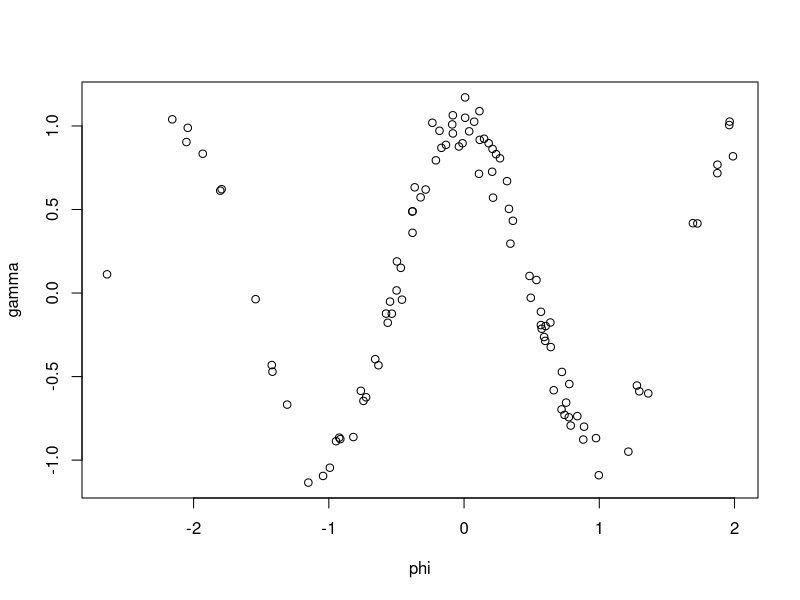
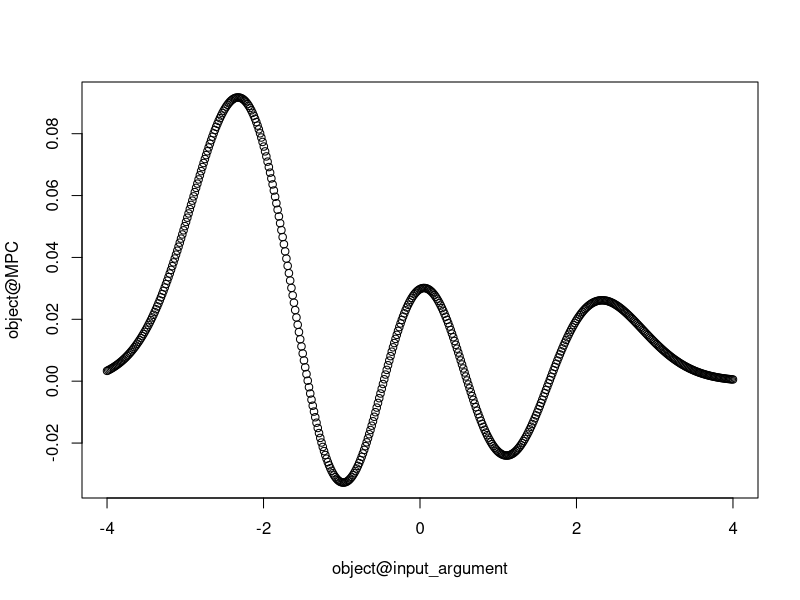

Reproduce these figures in R, in order. (Note: this script raises an error after producing the figures.)
## ---- chunk 1
validity.estimator <- function(object) {
  # Check if h is numeric and all values are greater than zero
  if (!is.numeric(object@h) || length(object@h) == 0 || any(object@h <= 0)) {
    return("h must be numeric and greater than zero") 
  }
  
  # Check if x and y have the same length
  if (length(object@x) != length(object@y)) {
    return("x and y must have the same length")
  }
 
  # Check if x and y have length greater than 1
  if (length(object@x) <= 1 || length(object@y) <= 1) {
    return("x and y must each have a length greater than 1")
  }
  return(TRUE) 
  }

setClass("estimator", representation( h = "numeric", max_xi = "numeric", 
                                      x = "numeric", y = "numeric", MPC = "numeric",
                                      input_argument = "numeric"), validity = validity.estimator)

## ---- chunk 2
setGeneric("PC.smoother", function(object) {standardGeneric("PC.smoother")})

setMethod("PC.smoother", signature= "estimator", function(object){
  
matrix_data <- cbind(object@x, object@y)

sorted_matrix <- matrix_data[order(matrix_data[,1]),]

  j <- length(object@input_argument)
 
  n <- length(object@x)
  
  H <- object@h
  
  sigma <- numeric(length(object@x))

  object@MPC <- numeric(j)
  
      for (k in 1:j) {
                        for (i in 2:n)  { 
                          
                           change_in_x <- sorted_matrix[i, 1] - sorted_matrix[i - 1, 1]
                          
                           pdf_squared <- (dnorm((object@input_argument[k] - sorted_matrix[i, 1]) / H,0,1))^2
                          
                           sigma[i] <- (change_in_x*pdf_squared*sorted_matrix[i,2])/H
                        
                        }
        object@MPC[k] <- sum(sigma)
      }
  return(object)
})
## ---- chunk 3
setGeneric("show", function(object) { standardGeneric("show")})
setMethod("show", signature = "estimator", function(object) {
    cat("input argument (first 5):", head(object@input_argument, 5),"\n")
    cat("MPC values (first 5):", head(object@MPC, 5), "\n")
   
    plot(x=object@input_argument, y=object@MPC)
    return(object)
})
## ---- chunk 4

phi<- rnorm(100)
noise <- rnorm(100,0,1)
gamma <- cos(3*phi) +0.1*noise

plot(x=phi,y=gamma)

base_object <- new("estimator", h = 1, x = phi, max_xi= numeric(), y = gamma, 
                      MPC=numeric(), input_argument = seq(-4,4,length.out=500))

object <- PC.smoother(base_object)

show(object)
## ---- chunk 5
setGeneric("PC.smoother.maximal", function(object) { standardGeneric("PC.smoother.maximal")})

setMethod("PC.smoother.maximal", signature= "estimator", function(object){

  object@x<- rnorm(100)
  
  object@h = length(x)^(-1/5)
  epsilon <- rnorm(100)
  
  object@y <- cos(3*x) + 0.1*epsilon
  
matrix_data <- cbind(object@x, object@y)

sorted_matrix <- matrix_data[order(matrix_data[,1]),]

  j <- length(object@input_argument)
 
  n <- length(object@x)
  
  H <- object@h
  
  sigma <- numeric(length(object@x))

  object@MPC <- numeric(j)
  
      for (k in 1:j) {
                        for (i in 2:n)  { 
                          
                           change_in_x <- sorted_matrix[i, 1] - sorted_matrix[i - 1, 1]
                          
                           pdf_squared <- (dnorm((object@input_argument[k] - sorted_matrix[i, 1]) / H,0,1))^2
                          
                           sigma[i] <- (change_in_x*pdf_squared*sorted_matrix[i,2])/H
                        
                        }
        object@MPC[k] <- sum(sigma)
      }
  return(object)
})
## ---- chunk 6
setGeneric("find.max", function(object) { standardGeneric("find.max")})
setMethod("find.max", signature = "estimator", function(object) {
  max_xi <- numeric(10000)
  
  for (i in 1:10000) {
    object <- PC.smoother.maximal(object)
    indices  <- which.max(object@MPC)
    max_xi[i] <- object@input_argument[indices]  
  }
  
  object@max_xi <- max_xi  
  
  cat("Mean of max_xi:", mean(object@max_xi), "\n")
  cat("Standard deviation of max_xi:", sd(object@max_xi), "\n")
  
  return(object)  
})

## ---- chunk 7
maximal_object <- new("estimator", h = 1, x = numeric(), max_xi= numeric(), y = numeric(), 
                      MPC=numeric(), input_argument = seq(-4,4,length.out=500))

start_time <- Sys.time()
find.max(maximal_object)
end_time <- Sys.time()
time_taken <- end_time - start_time
(time_taken)
